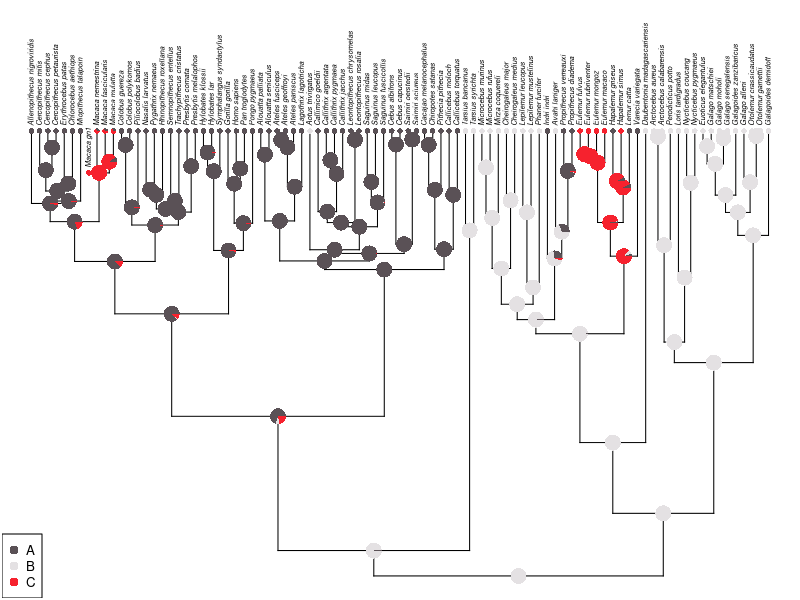
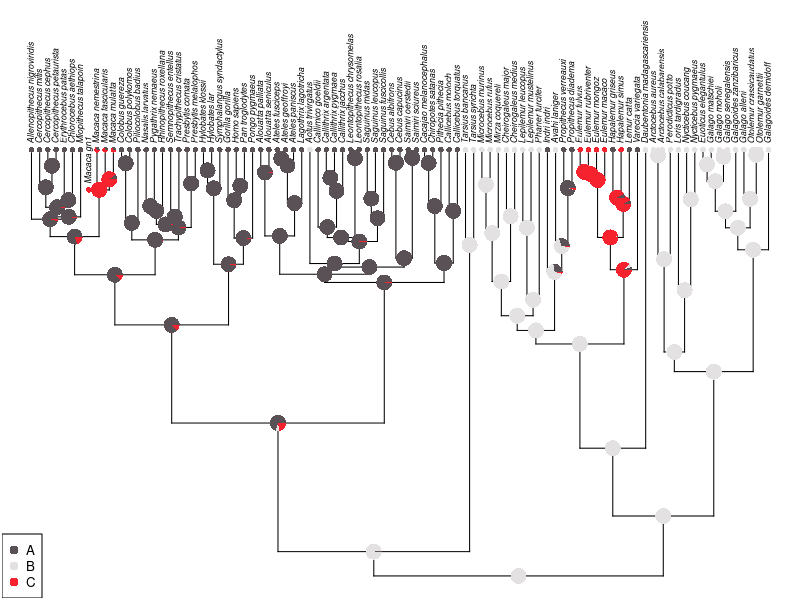
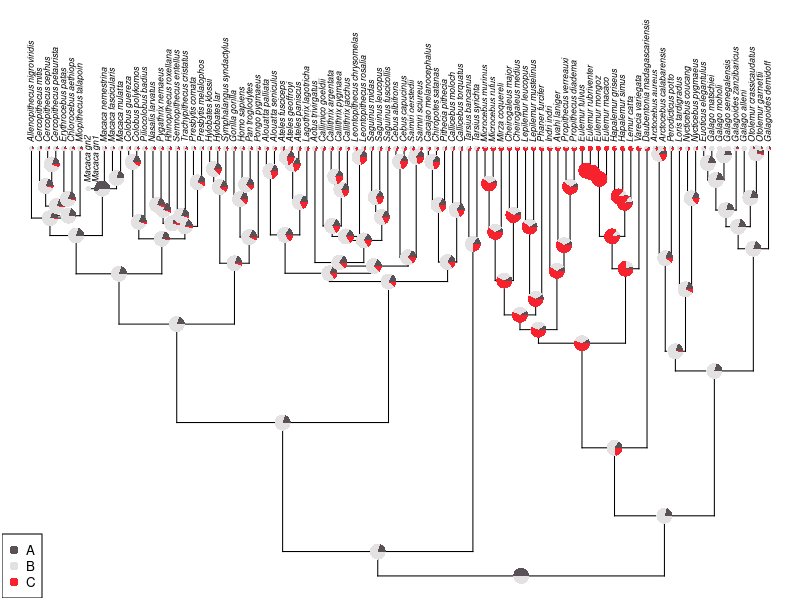
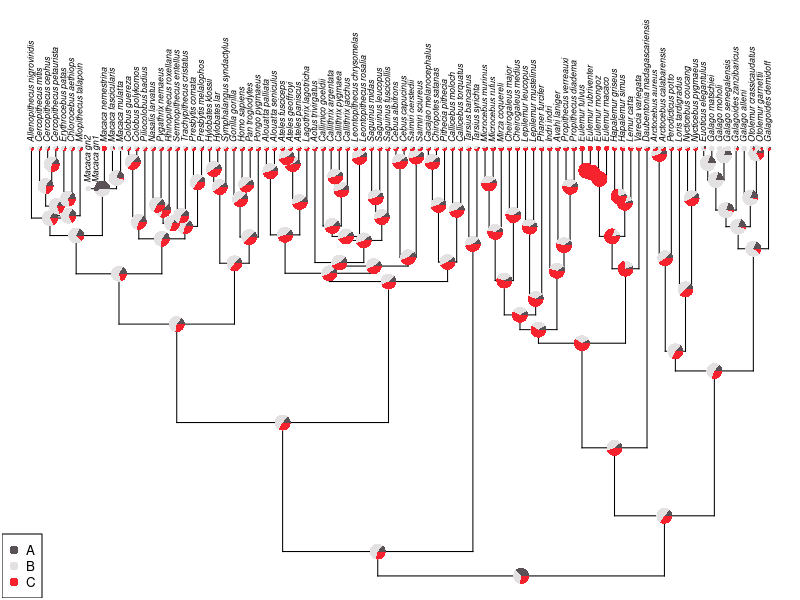

Here is the R script that generated these plots, in order: (Note: this script raises an error after producing the figures.)
## ---- chunk 1
knitr::opts_chunk$set(
  collapse = TRUE,
  comment = "#>"
)
## ---- chunk 2
library(phytools)
library(dplyr)
library(tidyr)
library(tibble)
## ---- chunk 3
data('primate.tree')
data('primate.data')
tre <- primate.tree
dat <- primate.data
states_original <- dat |> 
    rownames_to_column(var = 'tip_label') |> 
    select(tip_label, Activity_pattern) |> 
    mutate(state = 1) |> 
    pivot_wider(
        names_from = 'Activity_pattern', values_from = 'state', values_fill = 0
    ) |> 
    column_to_rownames(var = 'tip_label') |> 
    as.matrix() |> 
    magrittr::set_colnames(LETTERS[1:3])
states_original <- states_original[tre$tip.label,]


macaca <- grep('^Macaca_', rownames(states_original)) # ?
galago <- grep('^Galago_', rownames(states_original)) # B
eulemur <- grep('^Eulemur', rownames(states_original)) # C

states <- states_original
states[] <- 1 / ncol(states)
# m1[macaca, ] <- c(rep(1,3), rep(0, 6))
states[galago, ] <- c(rep(0,4), rep(1, 4), rep(0, 4))
states[eulemur, ] <- c(rep(0,8), rep(1, 4))
myMod <- 'ARD'
myPi <- 'fitzjohn'
## ---- chunk 4
macaca <- grep('Macaca', rownames(states))
macaca_mrc <- findMRCA(tree = tre, tips = rownames(states)[macaca])
t1 <- bind.tip(tre, tip.label = 'Macaca_gn1', edge.length = 0, where = macaca_mrc)
m1 <- states_original
# m1[] <- 1 / 3
m1 <- rbind(m1, matrix(c(A = 0, B = 0, C = 1), nrow = 1, byrow = TRUE))
rownames(m1)[nrow(m1)] <- 'Macaca_gn1'
m1[macaca,] <- rep(1 / ncol(m1), length(macaca) * 3)

fit1 <- fitMk(
    tree = t1, x = m1, model = myMod, pi = myPi, lik.func = "pruning",
    logscale = TRUE
)
ace1 <- ancr(fit1, tips=TRUE)
plot(ace1, args.plotTree = list(direction = "upwards"))
## ---- chunk 5
macaca_mrc2 <- findMRCA(t1, tips = rownames(states)[macaca])
t2 <- bind.tip(t1, tip.label = 'Macaca_gn2', edge.length = 0, where = macaca_mrc2)
m2 <- states
m2 <- rbind(m2, matrix(c(A = 0, B = 0, C = 1), nrow = 1, byrow = TRUE))
m2 <- rbind(m2, matrix(c(A = 0, B = 1, C = 0), nrow = 1, byrow = TRUE))
rownames(m2)[nrow(m2) - 1] <- 'Macaca_gn1'
rownames(m2)[nrow(m2)] <- 'Macaca_gn2'
m2[grep('^Macaca_[^g][^n][^\\d].*', rownames(m2)),] <- rep(1 / ncol(m2), length(macaca) * 3)
fit2 <- tryCatch(
    error = function(e) e, 
    {
        fitMk(
            tree = t2, x = m2, model = myMod, pi = myPi,
            lik.func = "pruning", logscale = TRUE
        )
    }
)
print(fit2$message)
## ---- chunk 6
macaca <- grep('Macaca', rownames(states))
macaca_mrc <- findMRCA(tree = tre, tips = rownames(states)[macaca])
t1 <- bind.tip(tre, tip.label = 'Macaca_gn1', edge.length = 1e-06, where = macaca_mrc)
m1 <- states_original
# m1[] <- 1 / 3
m1 <- rbind(m1, matrix(c(A = 0, B = 0, C = 1), nrow = 1, byrow = TRUE))
rownames(m1)[nrow(m1)] <- 'Macaca_gn1'
m1[macaca,] <- rep(1 / ncol(m1), length(macaca) * 3)

fit1 <- fitMk(
    tree = t1, x = m1, model = myMod, pi = myPi, lik.func = "pruning",
    logscale = TRUE
)
ace1 <- ancr(fit1, tips=TRUE)
plot(ace1, args.plotTree = list(direction = "upwards"))
## ---- chunk 7
t3 <- bind.tip(tre, tip.label = 'Macaca_gn1', edge.length = 1e-06, where = macaca_mrc)
macaca_mrc3 <- findMRCA(t3, tips = rownames(states)[macaca])
t4 <- bind.tip(t3, tip.label = 'Macaca_gn2', edge.length = 1e-06, where = macaca_mrc3)
m3 <- states
m3 <- rbind(m3, matrix(c(A = 1, B = 0, C = 0), nrow = 1, byrow = TRUE))
m3 <- rbind(m3, matrix(c(A = 0, B = 1, C = 0), nrow = 1, byrow = TRUE))
rownames(m3)[nrow(m3) - 1] <- 'Macaca_gn1'
rownames(m3)[nrow(m3)] <- 'Macaca_gn2'
m3[grep('^Macaca_[^g][^n][^\\d].*', rownames(m3)),] <- rep(1 / ncol(m3), length(macaca) * 3)
fit3 <- fitMk(
    tree = t4, x = m3, model = myMod, pi = myPi, lik.func = "pruning",
    logscale = TRUE
)
ace3 <- ancr(fit3, tips=TRUE)
plot(ace3, args.plotTree = list(direction = "upwards"))
## ---- chunk 8
t3 <- bind.tip(tre, tip.label = 'Macaca_gn1', edge.length = 1e-06, where = macaca_mrc)
macaca_mrc3 <- findMRCA(t3, tips = rownames(states)[macaca])
t4 <- bind.tip(t3, tip.label = 'Macaca_gn2', edge.length = 1e-06, where = macaca_mrc3)
m3 <- states
m3 <- rbind(m3, matrix(c(A = 1, B = 0, C = 0), nrow = 1, byrow = TRUE))
m3 <- rbind(m3, matrix(c(A = 0, B = 1, C = 0), nrow = 1, byrow = TRUE))
rownames(m3)[nrow(m3) - 1] <- 'Macaca_gn1'
rownames(m3)[nrow(m3)] <- 'Macaca_gn2'
m3[grep('^Macaca_[^g][^n][^\\d].*', rownames(m3)),] <- rep(1 / ncol(m3), length(macaca) * 3)
m3['Macaca_nemestrina',] <- c(0, 0, 1)
fit3 <- fitMk(
    tree = t4, x = m3, model = myMod, pi = myPi, lik.func = "pruning",
    logscale = TRUE
)
ace3 <- ancr(fit3, tips=TRUE)
plot(ace3, args.plotTree = list(direction = "upwards"))
## ---- chunk 9
sessioninfo::session_info()
